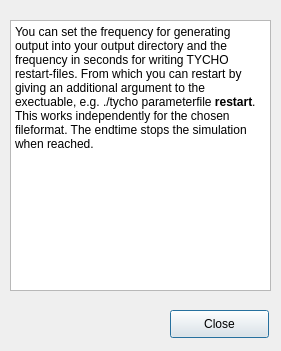
<?xml version="1.0" encoding="UTF-8"?>
<ui version="4.0">
 <class>help3</class>
 <widget class="QDialog" name="help3">
  <property name="geometry">
   <rect>
    <x>0</x>
    <y>0</y>
    <width>281</width>
    <height>351</height>
   </rect>
  </property>
  <property name="windowTitle">
   <string>Time settings</string>
  </property>
  <property name="windowIcon">
   <iconset>
    <normaloff>tycho_logo_klein.png</normaloff>tycho_logo_klein.png</iconset>
  </property>
  <widget class="QTextBrowser" name="textBrowser">
   <property name="geometry">
    <rect>
     <x>10</x>
     <y>20</y>
     <width>261</width>
     <height>271</height>
    </rect>
   </property>
   <property name="font">
    <font>
     <italic>true</italic>
    </font>
   </property>
   <property name="html">
    <string>&lt;!DOCTYPE HTML PUBLIC &quot;-//W3C//DTD HTML 4.0//EN&quot; &quot;http://www.w3.org/TR/REC-html40/strict.dtd&quot;&gt;
&lt;html&gt;&lt;head&gt;&lt;meta name=&quot;qrichtext&quot; content=&quot;1&quot; /&gt;&lt;style type=&quot;text/css&quot;&gt;
p, li { white-space: pre-wrap; }
&lt;/style&gt;&lt;/head&gt;&lt;body style=&quot; font-family:'Sans Serif'; font-size:9pt; font-weight:400; font-style:italic;&quot;&gt;
&lt;p style=&quot; margin-top:0px; margin-bottom:0px; margin-left:0px; margin-right:0px; -qt-block-indent:0; text-indent:0px;&quot;&gt;&lt;span style=&quot; font-style:normal;&quot;&gt;You can set the frequency for generating output into your output directory and the frequency in seconds for writing TYCHO restart-files. From which you can restart by giving an additional argument to the exectuable, e.g. ./tycho parameterfile &lt;/span&gt;&lt;span style=&quot; font-weight:600; font-style:normal;&quot;&gt;restart&lt;/span&gt;&lt;span style=&quot; font-style:normal;&quot;&gt;.  This works independently for the chosen fileformat. The endtime stops the simulation when reached.&lt;/span&gt;&lt;/p&gt;
&lt;p style=&quot;-qt-paragraph-type:empty; margin-top:0px; margin-bottom:0px; margin-left:0px; margin-right:0px; -qt-block-indent:0; text-indent:0px; font-style:normal;&quot;&gt;&lt;/p&gt;&lt;/body&gt;&lt;/html&gt;</string>
   </property>
  </widget>
  <widget class="QPushButton" name="close">
   <property name="geometry">
    <rect>
     <x>170</x>
     <y>310</y>
     <width>99</width>
     <height>28</height>
    </rect>
   </property>
   <property name="text">
    <string>Close</string>
   </property>
  </widget>
 </widget>
 <resources/>
 <connections/>
</ui>
